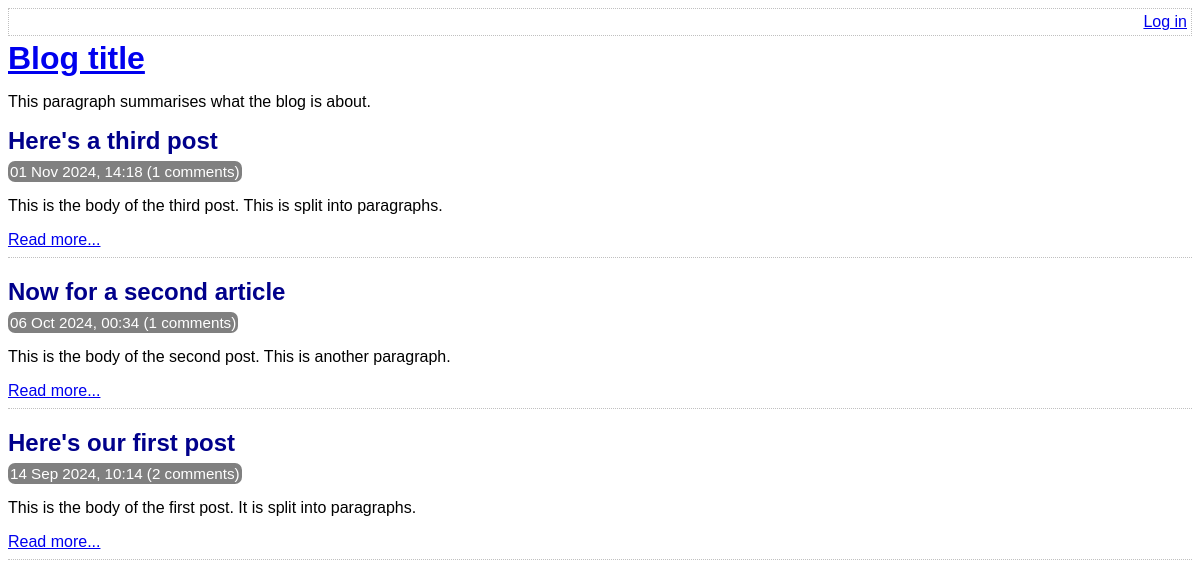
Before: / with the older database file.
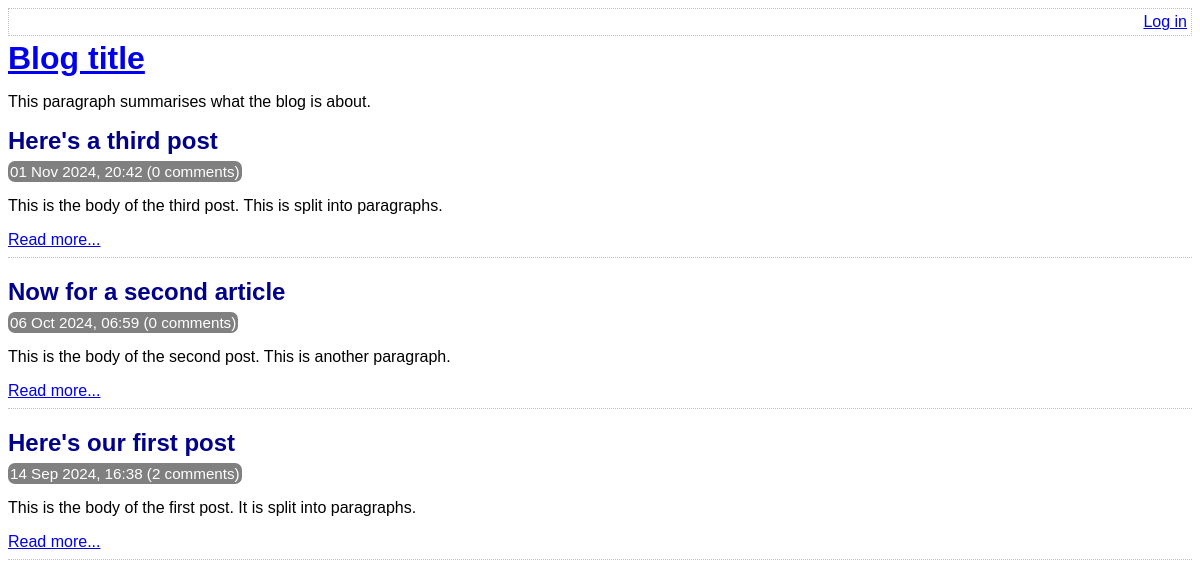
After: the same page with the newer database file.
### tables this page shows
CREATE TABLE post (
    id INTEGER PRIMARY KEY AUTOINCREMENT NOT NULL,
    title VARCHAR NOT NULL,
    body VARCHAR NOT NULL,
    user_id INTEGER NOT NULL,
    created_at VARCHAR NOT NULL,
    updated_at VARCHAR,
    FOREIGN KEY (user_id) REFERENCES user(id)
);

### lib/common.php (called while the page is built, shortened)
<?php
function htmlEscape($html)
{
    return htmlspecialchars($html, ENT_HTML5, 'UTF-8');
}
function convertSqlDate($sqlDate)
{
    $date = DateTime::createFromFormat('Y-m-d H:i:s', $sqlDate);
    return $date->format('d M Y, H:i');
}
function getAllPosts(PDO $pdo)
{
    $stmt = $pdo->query(
        'SELECT
            id, title, created_at, body
        FROM
            post
        ORDER BY
            created_at DESC'
    );
    return $stmt->fetchAll(PDO::FETCH_ASSOC);
}
function countCommentsForPost(PDO $pdo, $postId)
{
    $sql = "
        SELECT
            COUNT(*) c
        FROM
            comment
        WHERE
            post_id = :post_id
    ";
    $stmt = $pdo->prepare($sql);
    $stmt->execute(
        array('post_id' => $postId, )
    );
    return (int) $stmt->fetchColumn();
}
function isLoggedIn()
{
    return isset($_SESSION['logged_in_username']);
}

### index.php (the view, shortened to what this page needs)
<?php
require_once 'lib/common.php';
$pdo = getPDO();
$posts = getAllPosts($pdo);
?>
<!DOCTYPE html>
<html>
    <head>
        <?php require 'templates/head.php' ?>
    </head>
    <body>
        <?php require 'templates/title.php' ?>
        <div class="post-list">
            <?php foreach ($posts as $post): ?>
                <div class="post-synopsis">
                    <h2>
                        <?php echo htmlEscape($post['title']) ?>
                    </h2>
                    <div class="meta">
                        <?php echo convertSqlDate($post['created_at']) ?>
                        (<?php echo countCommentsForPost($pdo, $post['id']) ?> comments)
                    </div>
                    <p>
                        <?php echo htmlEscape($post['body']) ?>
                    </p>
                    <div class="post-controls">
                        <a
                            href="view-post.php?post_id=<?php echo $post['id'] ?>"
                        >Read more...</a>
                    </div>
                </div>
            <?php endforeach ?>
        </div>
    </body>
</html>

### templates/head.php (shortened to what this page needs)
<link rel="stylesheet" type="text/css" href="assets/main.css" />

### templates/top-menu.php
<div class="top-menu">
    <div class="menu-options">
        <?php if (isLoggedIn()): ?>
            <a href="list-posts.php">All posts</a>
            |
            <a href="edit-post.php">New post</a>
            |
            Hello <?php echo htmlEscape(getAuthUser()) ?>.
            <a href="logout.php">Log out</a>
        <?php else: ?>
            <a href="login.php">Log in</a>
        <?php endif ?>
    </div>
</div>

### templates/title.php
<?php require 'top-menu.php' ?>
<a href="index.php">
    <h1>Blog title</h1>
</a>
<p>This paragraph summarises what the blog is about.</p>

### assets/main.css (style rules this page uses)
.top-menu { border: 1px dotted silver; min-height: 18px; padding: 4px; margin-bottom: 4px; }
.menu-options { float: right; }
h1, h2, h3 { margin-top: 0; margin-bottom: 8px; }
body { font-family: sans-serif; }
.post-synopsis { padding-bottom: 8px; border-bottom: 1px dotted silver; margin-bottom: 20px; }
.post-synopsis h2, .post h2 { color: darkblue; }
.post .date, .post-synopsis .meta { color: white; background-color: grey; border-radius: 7px; padding: 2px; display: inline; font-size: 0.95em; }

Changed rows visible on the page:
changed post "Here's a third post": created_at "01 Nov 2024, 14:18" → "01 Nov 2024, 20:42"; id "1" → "0"
changed post "Now for a second article": created_at "06 Oct 2024, 00:34" → "06 Oct 2024, 06:59"; id "1" → "0"
changed post "Here's our first post": created_at "14 Sep 2024, 10:14" → "14 Sep 2024, 16:38"
